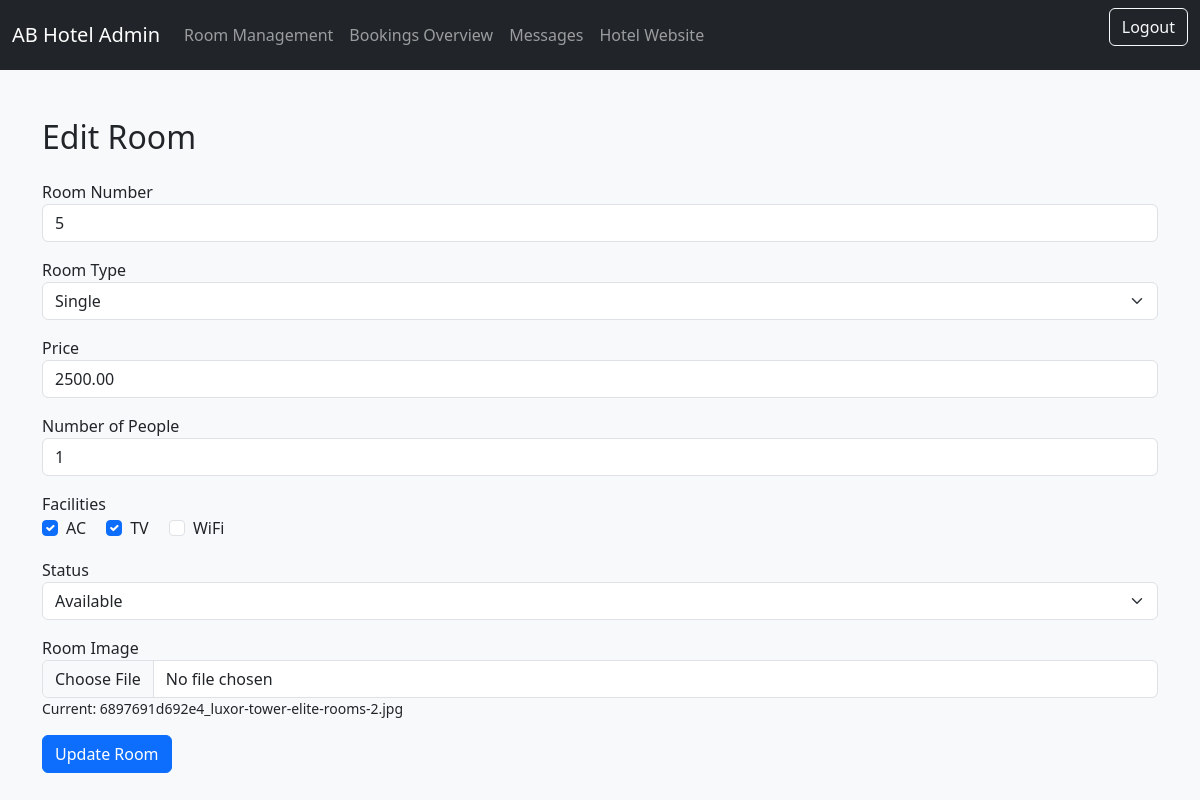
The page /admin/edit_room.php?id=13 on the database its author committed.
### tables this page shows
CREATE TABLE `rooms` (
  `room_id` int(11) NOT NULL,
  `room_number` varchar(50) DEFAULT NULL,
  `room_type` varchar(50) DEFAULT NULL,
  `price` decimal(10,2) DEFAULT NULL,
  `status` enum('available','booked','maintenance') DEFAULT 'available',
  `room_people` int(11) DEFAULT NULL,
  `room_image` varchar(255) DEFAULT NULL
);

CREATE TABLE `facilities` (
  `facility_id` int(11) NOT NULL,
  `facility_name` varchar(50) NOT NULL
);

### admin/edit_room.php (the view, shortened to what this page needs)
<?php
include '../admin/db_config.php';
include_once 'header.php';
$id = isset($_GET['id']) ? intval($_GET['id']) : 0;
$stmt = $conn->prepare("SELECT * FROM rooms WHERE room_id=?");
$stmt->bind_param("i", $id);
$stmt->execute();
$result = $stmt->get_result();
$room = $result->fetch_assoc();
$facility_result = $conn->query("SELECT * FROM facilities ORDER BY facility_name ASC");
$all_facilities = [];
while ($row = $facility_result->fetch_assoc()) $all_facilities[] = $row;
$room_facilities_result = $conn->prepare("SELECT facility_id FROM room_facility_mapping WHERE room_id=?");
$room_facilities_result->bind_param("i", $id);
$room_facilities_result->execute();
$room_facilities_res = $room_facilities_result->get_result();
$selected_facilities = [];
while ($row = $room_facilities_res->fetch_assoc()) $selected_facilities[] = $row['facility_id'];
?>
<!doctype html>
<html lang="en">
<head>
    <link href="https://cdn.jsdelivr.net/npm/bootstrap@5.3.0/dist/css/bootstrap.min.css" rel="stylesheet">
</head>
<body class="bg-light">
<div class="container mt-5">
    <h2 class="mb-4">Edit Room</h2>
    <form method="POST" enctype="multipart/form-data">
        <div class="mb-3">
            <label>Room Number</label>
            <input type="text" class="form-control" name="room_number" value="<?= htmlspecialchars($room['room_number']) ?>" required>
        </div>
        <div class="mb-3">
            <label>Room Type</label>
            <select class="form-select" name="room_type" required>
                <?php foreach(['Single','Double','Deluxe','Family'] as $type): ?>
                    <option value="<?= $type ?>" <?= $room['room_type']==$type?'selected':'' ?>><?= $type ?></option>
                <?php endforeach; ?>
            </select>
        </div>
        <div class="mb-3">
            <label>Price</label>
            <input type="number" class="form-control" name="price" value="<?= $room['price'] ?>" required>
        </div>
        <div class="mb-3">
            <label>Number of People</label>
            <input type="number" class="form-control" name="room_people" value="<?= $room['room_people'] ?>" required>
        </div>
        <div class="mb-3">
            <label>Facilities</label><br>
            <?php foreach ($all_facilities as $facility): ?>
                <div class="form-check form-check-inline">
                    <input class="form-check-input" type="checkbox" name="room_facilities[]" value="<?= $facility['facility_id'] ?>"
                           <?= in_array($facility['facility_id'], $selected_facilities) ? 'checked' : '' ?>>
                    <label class="form-check-label"><?= htmlspecialchars($facility['facility_name']) ?></label>
                </div>
            <?php endforeach; ?>
        </div>
        <div class="mb-3">
            <label>Status</label>
            <select class="form-select" name="status">
                <?php foreach(['Available','Booked','Maintenance'] as $s): ?>
                    <option value="<?= $s ?>" <?= $room['status']==$s?'selected':'' ?>><?= $s ?></option>
                <?php endforeach; ?>
            </select>
        </div>
        <div class="mb-3">
            <label>Room Image</label>
            <input type="file" class="form-control" name="room_image">
            <small>Current: <?= htmlspecialchars($room['room_image']) ?></small>
        </div>
        <button type="submit" class="btn btn-primary">Update Room</button>
    </form>
</div>
</body>
</html>

### rows shown on the page
rooms: room_number "5", room_type "Single", price "2500.00", room_people "1", room_image "6897691d692e4_luxor-tower-elite-rooms-2.jpg"
facilities: facility_id "☑", facility_name "AC"
facilities: facility_id "☑", facility_name "TV"
facilities: facility_name "WiFi"

### other values the page prints
form field status "Available"
